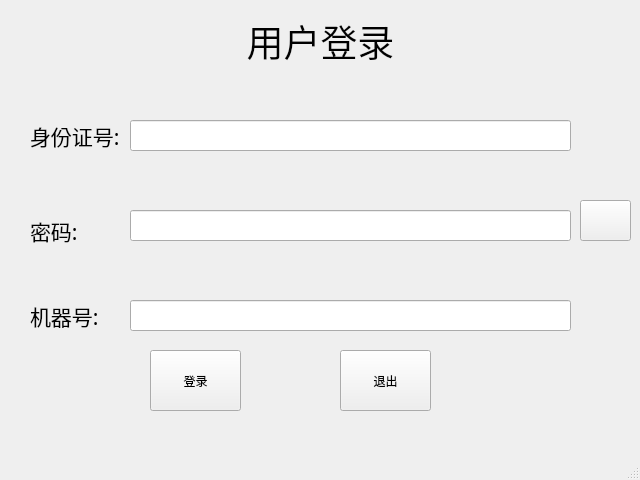
<?xml version="1.0" encoding="UTF-8"?>
<ui version="4.0">
 <class>clientLog</class>
 <widget class="QMainWindow" name="clientLog">
  <property name="geometry">
   <rect>
    <x>0</x>
    <y>0</y>
    <width>640</width>
    <height>480</height>
   </rect>
  </property>
  <property name="windowTitle">
   <string>MainWindow</string>
  </property>
  <widget class="QWidget" name="centralwidget">
   <widget class="QLabel" name="label">
    <property name="geometry">
     <rect>
      <x>90</x>
      <y>10</y>
      <width>461</width>
      <height>61</height>
     </rect>
    </property>
    <property name="font">
     <font>
      <family>华文行楷</family>
      <pointsize>28</pointsize>
     </font>
    </property>
    <property name="text">
     <string>用户登录</string>
    </property>
    <property name="alignment">
     <set>Qt::AlignCenter</set>
    </property>
   </widget>
   <widget class="QLabel" name="label_2">
    <property name="geometry">
     <rect>
      <x>30</x>
      <y>100</y>
      <width>121</width>
      <height>71</height>
     </rect>
    </property>
    <property name="font">
     <font>
      <family>华文琥珀</family>
      <pointsize>16</pointsize>
     </font>
    </property>
    <property name="text">
     <string>身份证号:</string>
    </property>
   </widget>
   <widget class="QLabel" name="label_3">
    <property name="geometry">
     <rect>
      <x>30</x>
      <y>180</y>
      <width>121</width>
      <height>101</height>
     </rect>
    </property>
    <property name="font">
     <font>
      <family>华文琥珀</family>
      <pointsize>16</pointsize>
     </font>
    </property>
    <property name="text">
     <string>密码:</string>
    </property>
   </widget>
   <widget class="QLineEdit" name="name_edit">
    <property name="geometry">
     <rect>
      <x>130</x>
      <y>120</y>
      <width>441</width>
      <height>31</height>
     </rect>
    </property>
    <property name="font">
     <font>
      <pointsize>16</pointsize>
     </font>
    </property>
   </widget>
   <widget class="QLineEdit" name="pass_edit">
    <property name="geometry">
     <rect>
      <x>130</x>
      <y>210</y>
      <width>441</width>
      <height>31</height>
     </rect>
    </property>
    <property name="font">
     <font>
      <pointsize>16</pointsize>
     </font>
    </property>
   </widget>
   <widget class="QPushButton" name="log_btn">
    <property name="geometry">
     <rect>
      <x>150</x>
      <y>350</y>
      <width>91</width>
      <height>61</height>
     </rect>
    </property>
    <property name="text">
     <string>登录</string>
    </property>
   </widget>
   <widget class="QPushButton" name="exit_btn">
    <property name="geometry">
     <rect>
      <x>340</x>
      <y>350</y>
      <width>91</width>
      <height>61</height>
     </rect>
    </property>
    <property name="text">
     <string>退出</string>
    </property>
   </widget>
   <widget class="QPushButton" name="eye">
    <property name="geometry">
     <rect>
      <x>580</x>
      <y>200</y>
      <width>51</width>
      <height>41</height>
     </rect>
    </property>
    <property name="text">
     <string/>
    </property>
   </widget>
   <widget class="QLabel" name="label_4">
    <property name="geometry">
     <rect>
      <x>30</x>
      <y>290</y>
      <width>111</width>
      <height>51</height>
     </rect>
    </property>
    <property name="font">
     <font>
      <family>华文琥珀</family>
      <pointsize>16</pointsize>
     </font>
    </property>
    <property name="text">
     <string>机器号:</string>
    </property>
   </widget>
   <widget class="QLineEdit" name="num_edit">
    <property name="geometry">
     <rect>
      <x>130</x>
      <y>300</y>
      <width>441</width>
      <height>31</height>
     </rect>
    </property>
    <property name="font">
     <font>
      <pointsize>16</pointsize>
     </font>
    </property>
   </widget>
  </widget>
  <widget class="QMenuBar" name="menubar">
   <property name="geometry">
    <rect>
     <x>0</x>
     <y>0</y>
     <width>640</width>
     <height>17</height>
    </rect>
   </property>
  </widget>
  <widget class="QStatusBar" name="statusbar"/>
 </widget>
 <resources/>
 <connections/>
</ui>
